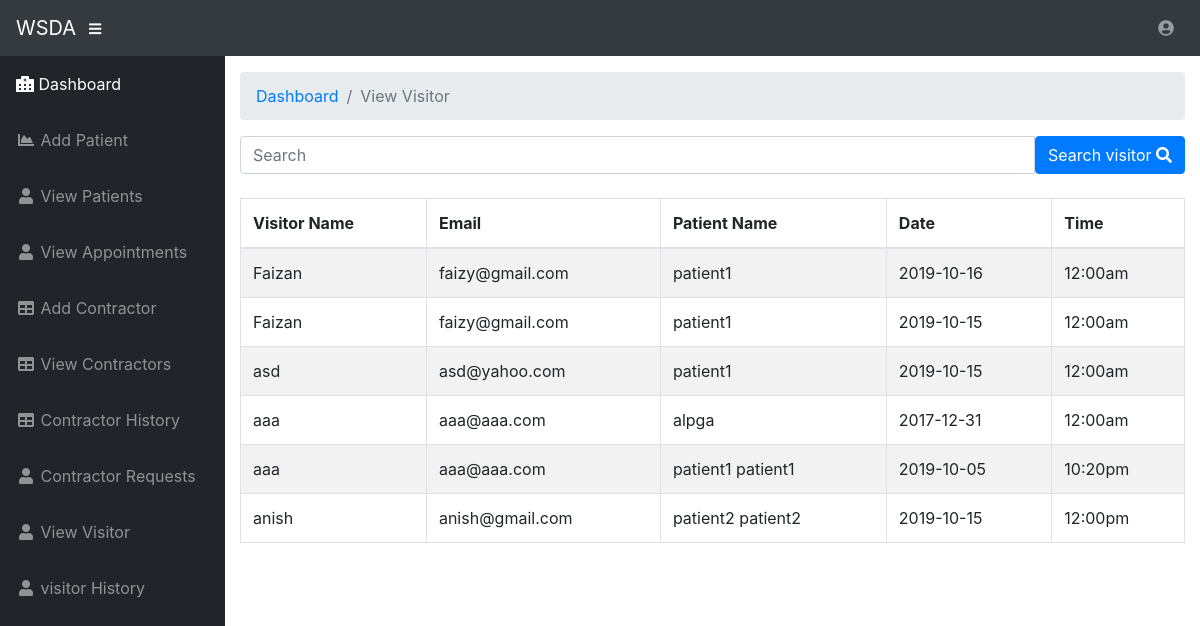
The app's page /admin/viewappointment.php (signed in) with its own data.
### tables this page shows
CREATE TABLE `appointment` (
  `id` int(11) NOT NULL,
  `name` varchar(222) NOT NULL,
  `email` varchar(222) NOT NULL,
  `patient_name` varchar(222) NOT NULL,
  `date` varchar(222) NOT NULL,
  `time` time NOT NULL
);

### admin/viewappointment.php (the view, shortened to what this page needs)
<?php
if(!isset($_SESSION['admin_email'])){
    echo "<script>window.open('login.php','_self')</script>";
}
else{
    include('include/db.php');
    ?>
 <!DOCTYPE html>
    <html lang="en">
    <head>
        <link href="vendor/fontawesome-free/css/all.min.css" rel="stylesheet" type="text/css">
        <link href="vendor/datatables/dataTables.bootstrap4.css" rel="stylesheet">
        <link href="css/sb-admin.css" rel="stylesheet">
    </head>
    <body id="page-top">
    <nav class="navbar navbar-expand navbar-dark bg-dark static-top">
        <a class="navbar-brand mr-1" href="index.php">WSDA</a>
        <button class="btn btn-link btn-sm text-white order-1 order-sm-0" id="sidebarToggle" href="#">
            <i class="fas fa-bars"></i>
        </button>
        <ul class="navbar-nav ml-auto ml-md-0">
            <li class="nav-item dropdown no-arrow">
                <a class="nav-link dropdown-toggle" href="#" id="userDropdown" role="button" data-toggle="dropdown" aria-haspopup="true" aria-expanded="false">
                    <i class="fas fa-user-circle fa-fw"></i>
                </a>
            </li>
        </ul>
    </nav>
    <div id="wrapper">
        <?php include('sidebar.php');?>
<div id="content-wrapper">
            <div class="container-fluid">
                <ol class="breadcrumb">
                    <li class="breadcrumb-item">
                        <a href="#">Dashboard</a>
                    </li>
                    <li class="breadcrumb-item active">View Visitor</li>
                </ol>
<div class="row">
    <div class="col-lg-12">
        <div class="panel panel-default">
                   <form method="post" action="" class="navbar-form">
                       <div class="input-group">
                           <input type="text" class="form-control" placeholder="Search" name="user_query" required>
                           <span class="input-group-btn">
                           <Button type="submit" name="search" class="btn btn-primary">Search visitor
                               <i class="fa fa-search"></i>
                           </button>
                           </span>
                       </div>
                   </form>
           <br>
            <div class="panel-body">
                <div class="table-responsive">
                    <table class="table table-striped table-bordered table-hover">
                        <thead>
                            <tr>
                                <th>Visitor  Name </th>
                                <th> Email </th>
                                <th> Patient Name </th>
                                <th> Date </th>
                                <th>Time </th>
                            </tr>
                        </thead>
                        <tbody>
                            <?php
                            $query="select * from appointment";
                            $result=mysqli_query($con,$query);
                                while($row=mysqli_fetch_assoc($result)){
                            ?>
                            <tr>
                                <td> <?php echo $row['name']; ?> </td>
                                <td> <?php echo $row['email']; ?> </td>
                               <td> <?php echo $row['patient_name']; ?> </td>
                                <td> <?php echo $row['date']; ?>
                                </td>
                                <td><?php echo date("g:ia", strtotime($row['time']));
                                 ?></td>
                            </tr>
                            <?php } ?>
                        </tbody>
                    </table>
                </div>
            </div>
        </div>
    </div>
</div>
</div>
</div>
<?php
}
?>

### records on screen
appointment: name "Faizan", email "faizy@gmail.com", patient_name "patient1", date "2019-10-16", time "12:00am"
appointment: name "Faizan", email "faizy@gmail.com", patient_name "patient1", date "2019-10-15", time "12:00am"
appointment: name "asd", email "asd@yahoo.com", patient_name "patient1", date "2019-10-15", time "12:00am"
appointment: name "aaa", email "aaa@aaa.com", patient_name "alpga", date "2017-12-31", time "12:00am"
appointment: name "aaa", email "aaa@aaa.com", patient_name "patient1 patient1", date "2019-10-05", time "10:20pm"
appointment: name "anish", email "anish@gmail.com", patient_name "patient2 patient2", date "2019-10-15", time "12:00pm"
